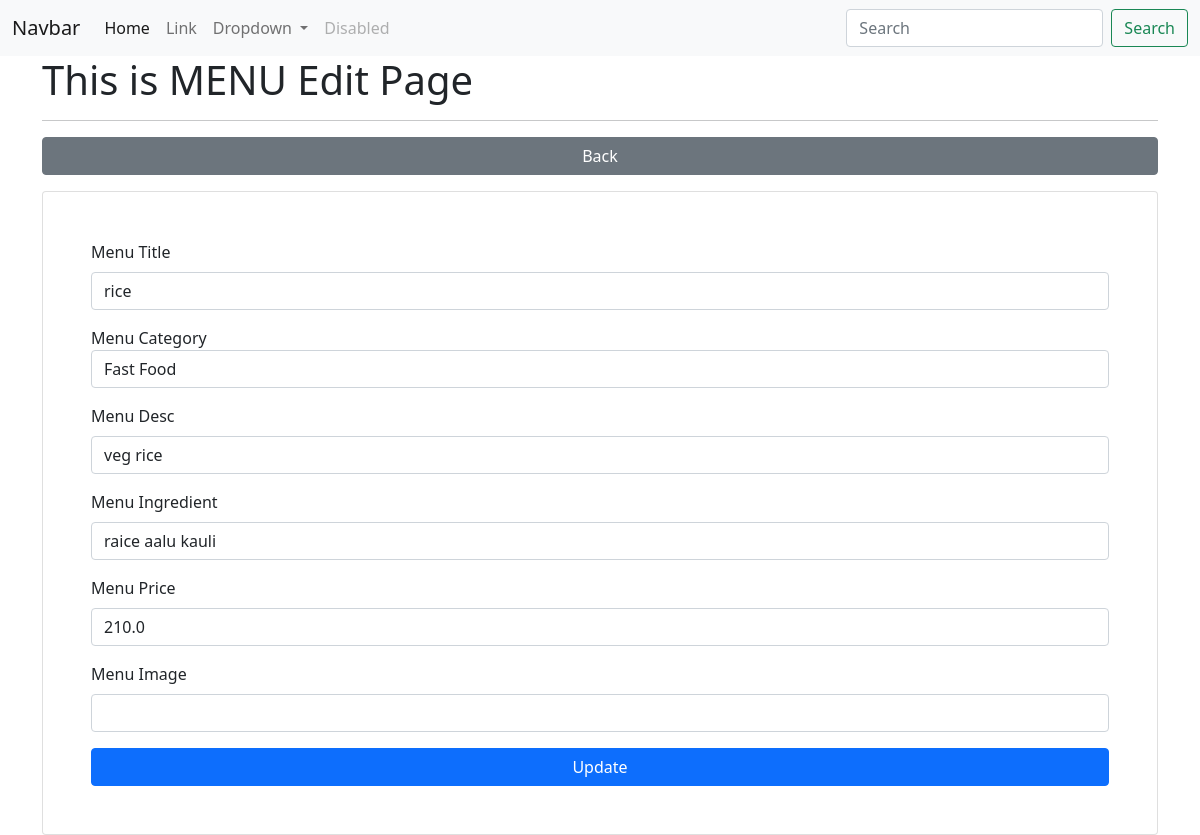
Screenshot of /menu/edit/11/ (signed in) with the database file from the repository.
### app_restro/models.py (models this page shows, shortened)
class Menu(models.Model):
    menu_title = models.CharField(max_length=50)
    category_id = models.ForeignKey(Category, on_delete=models.CASCADE)
    menu_desc = models.CharField(max_length=200)
    menu_img = models.FileField(upload_to="menu/images/", blank=True)
    menu_ingredient = models.CharField(max_length=200)
    menu_price = models.FloatField()
    class Meta:
        db_table = "app_menus"

### app_restro/views.py (the view)
# urls.py: path('menu/edit/<int:id>/', views.menu_edit, name='menu-edit'),
@login_required(login_url='/authentication/login')
def menu_edit(request, id):
    data = Menu.objects.get(id=id)
    categories = Category.objects.all()
    context = {"data": data, "categories": categories}
    return render(request, 'menus/edit.html', context)

### templates/menus/edit.html (shortened to what this page needs)
{% extends "layouts/master.html" %}
{% block content %}
<div class="container">
    <h1>This is MENU Edit Page</h1>
    <hr>
    <a href="{% url 'menu-list' %}" class="btn btn-secondary col-12 mb-3">Back</a>
    <div class="card p-5">
        <form action="{% url 'menu-update' %}" method="post">
            <div class="form-group mb-3">
                <label for="menu_title">Menu Title</label>
                <input type="text" name="menu_title" class="form-control mt-2" value="{{ data.menu_title }}">
            </div>
            <div class="form-group mb-3">
                <label for="category_id">Menu Category</label>
                <select class="form-control mt3" name="category_id" id="">{% for val in categories %}
                    <option value="{{ val.id}}">{{ val.category_name }}</option>
                    {% endfor %}
                </select>
            </div>
            <div class="form-group mb-3">
                <label for="menu_desc">Menu Desc</label>
                <input type="text" name="menu_desc" class="form-control mt-2" value="{{ data.menu_desc }}">
            </div>
            <div class="form-group mb-3">
                <label for="menu_ingredient">Menu Ingredient</label>
                <input type="text" name="menu_ingredient" class="form-control mt-2" value="{{ data.menu_ingredient }}">
            </div>
            <div class="form-group mb-3">
                <label for="menu_price">Menu Price</label>
                <input type="text" name="menu_price" class="form-control mt-2" value="{{ data.menu_price}}">
            </div>
            <div class="form-group mb-3">
                <label for="menu_img">Menu Image</label>
                <input type="text" name="menu_img" class="form-control mt-2" value="{{ data.menu_img }}">
            </div>
            <input type="submit" class="btn btn-primary col-12" value="Update">
        </form>
    </div>
</div>
{% endblock %}

### rows the page displays
Menu: menu_title "rice", menu_desc "veg rice", menu_ingredient "raice aalu kauli", menu_price "210.0"

### other values shown
form field category_id "Fast Food"
